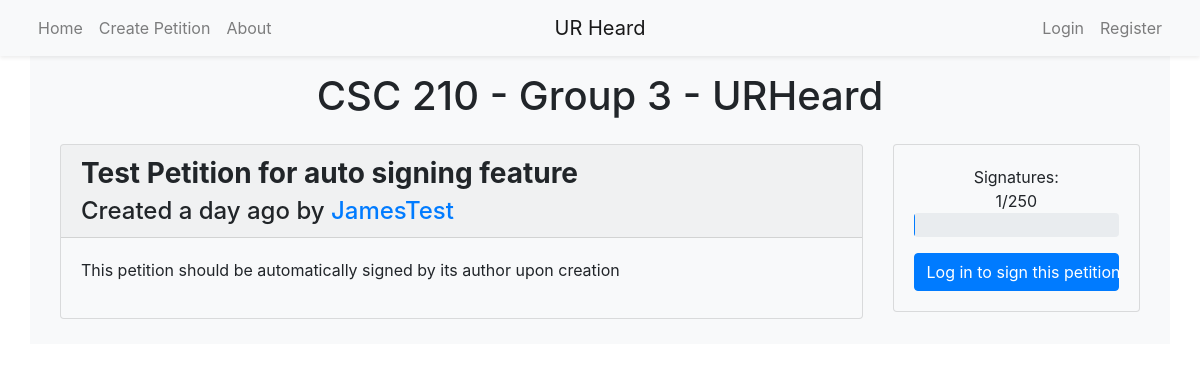
/petition/4, run on the app's committed database.
### models.py (models this page shows, shortened)
class Petition(db.Model):
	__tablename__ = 'petition'
	id = db.Column(db.Integer, primary_key=True)
	title = db.Column(db.String(80), nullable=False)
	body = db.Column(db.Text, nullable=False)
	author_id = db.Column(db.Integer, db.ForeignKey('user.id'), nullable=False)
	author = db.relationship('User', backref='petition')
	timestamp = db.Column(db.DateTime, default=datetime.utcnow)
	signers = db.relationship('User', secondary=signature, backref='signed_petitions')
	initial_signatures = 0
	signature_count = db.Column(db.Integer, default=initial_signatures)

class User(UserMixin, db.Model):
	__tablename__ = 'user'
	id = db.Column(db.Integer, primary_key=True)
	name = db.Column(db.String(50), nullable=False, unique=True, index=True)
	email = db.Column(db.String(50), unique=True, index=True)
	password_hash = db.Column(db.String(128))
	@property
	def password(self):
		raise AttributeError('password is not a readable attribute')

### app.py (the view)
@app.route('/petition/<int:id>', methods=['GET', 'POST'])
def petition(id):
	petition = Petition.query.get_or_404(id)
	signature = db.session.query(models.signature).filter_by(petition_id=id).all()
	form = signatureForm()
	signed = False
	if current_user.is_authenticated:
		signed = True if Petition.query.join(User.signed_petitions).filter(User.id==current_user.id, Petition.id==id).first() != None else False
		if form.validate_on_submit():
			current_signer=User.query.get_or_404(form.user_id.data)
			try:
				if signed:
					petition.signers.remove(current_signer)
				else:
					petition.signers.append(current_signer)
				petition.signature_count = len(petition.signers)
				print(len(petition.signers))
				db.session.add(petition)
				db.session.commit()
				return redirect(url_for('petition',id=id))
			except:
				flash("An issue occurred with the signature feature.")
				return redirect(url_for('petition',id=id))
		if signed:
			print('Exists')
			return render_template('petition.html', petition=petition, signature=signature, form=form, signed=True)
		else:
			return render_template('petition.html', petition=petition, signature=signature, form=form, signed=False)
	else:
		return render_template('petition.html', petition=petition, signature=signature, form=form)

### templates/petition.html (shortened to what this page needs)
{% extends "base.html" %}
{% block content %}
	<article class="container">
		<div class="row py-3">
			<div class="col-3 order-2" id="side-panel">
				<div class="sticky-top">
					<div class="card bg-light mb-3" style="max-width: 18rem;">
						<div class="card-body">
							<p class="text-center mb-0">Signatures:</p>
							<p class="text-center my-0 pt-0">{{petition.signature_count}}/250</p>
							<div class="progress mb-3" style="height:2em;">
							</div>
							{% if current_user.is_authenticated %}
								<form method="post">
									{{ form.csrf_token }}
									{{ form.user_id(value=current_user.id) }}
									{{ form.petition_id(value=petition.id) }}
									{% if signed %}
										{{ form.submit(value="Unsign This Petition", class_="btn btn-primary w-100") }}
									{% else %}
										{{ form.submit(value="Sign This Petition", class_="btn btn-primary w-100") }}
									{% endif %}
								</form>
							{% else %}
								<a href="/login?next=%2Fpetition%2F{{petition.id}}" class="btn btn-primary text-nowrap w-100" style="max-width:100%">Log in to sign this petition</a>
							{% endif %}
						</div>
					</div>
				</div>
			</div>
			<div class="col" id="main">
				<div class="card bg-light mb3" style="max-width: 100rem;">
					<heading class="card-header">
						<h3 class="card-title font-weight-bold">{{petition.title}}</h3>
						<h4 class="card-subtitle">Created {{moment(petition.timestamp).fromNow()}} by <a href="user/{{petition.author_id}}">{{petition.author.name}}</a></h4>
					</heading>
					<div class="card-body">
						<p style="white-space: pre-wrap;">{{petition.body}}</p>
					</div>
				</div>
			</div>
		</div>
	</article>
{% endblock content %}

### data on the page
Petition: signature_count "1", title "Test Petition for auto signing feature", timestamp "a day ago", body "This petition should be automatically signed by its author upon creation"
User: author.name "JamesTest"

### other printed values
{{ render_nav_item('index', 'Home', use_li=True) }} "Home"
{{ render_nav_item('create', 'Create Petition', use_li=True) }} "Create Petition"
{{ render_nav_item('about', 'About', use_li=True) }} "About"
{{ render_nav_item('login', 'Login', use_li=True) }} "Login"
{{ render_nav_item('register', 'Register', use_li=True) }} "Register"
